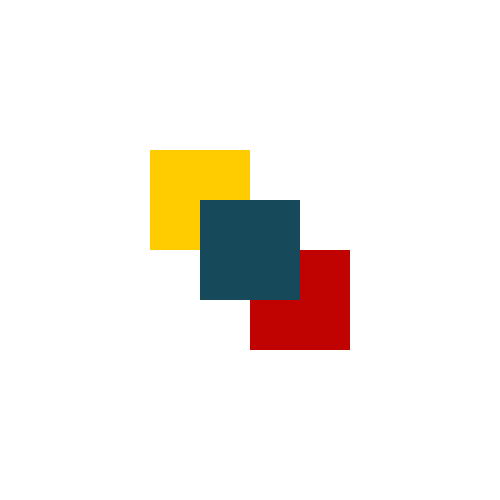
Frame 1 (no input)
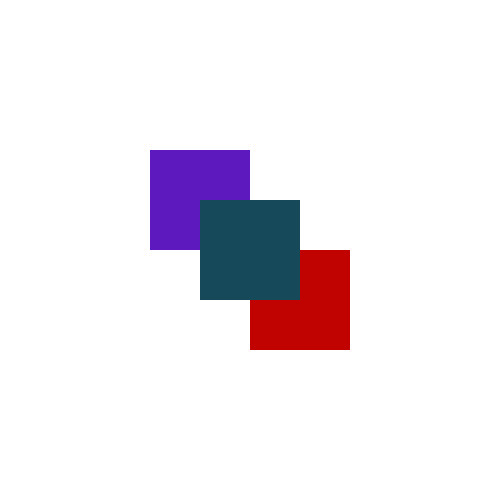
Frame 60 (the mouse pressed at the canvas centre just before this capture)
Frame 120 (the mouse held since frame 60 and released just before this capture): identical to frame 60, image omitted

The Processing sketch that drew these frames (run headless with seeded random() and noise(); from frame 60 on, the mouse is pressed at the canvas centre):

// Processing sketch: Part_1
// ── Part_1.pde
void setup(){
  
size(500, 500);
background(255);
noStroke(); 
fill(255, 204, 0);
}


void draw(){


rect(150, 150, 100, 100);
fill(192, 2, 0);  //Purple

rect(250, 250, 100, 100);
fill(22, 73, 90);  //Red

rect(200, 200, 100, 100);
fill(93, 24, 190);  //Dark Green

}
